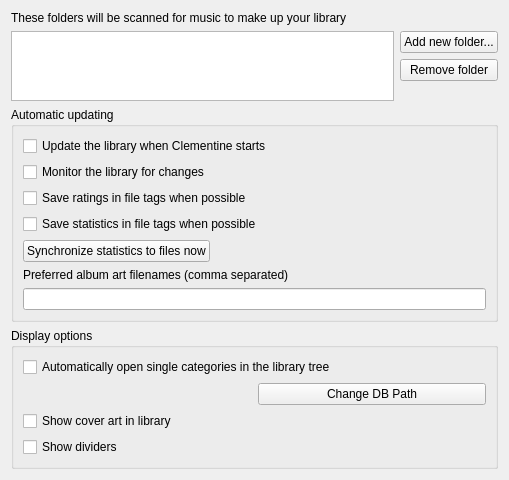
<?xml version="1.0" encoding="UTF-8"?>
<ui version="4.0">
 <class>LibrarySettingsPage</class>
 <widget class="QWidget" name="LibrarySettingsPage">
  <property name="geometry">
   <rect>
    <x>0</x>
    <y>0</y>
    <width>509</width>
    <height>452</height>
   </rect>
  </property>
  <property name="windowTitle">
   <string>Music Library</string>
  </property>
  <layout class="QVBoxLayout" name="verticalLayout_3">
   <item>
    <widget class="QLabel" name="label">
     <property name="text">
      <string>These folders will be scanned for music to make up your library</string>
     </property>
    </widget>
   </item>
   <item>
    <layout class="QHBoxLayout" name="horizontalLayout">
     <item>
      <widget class="QListView" name="list">
       <property name="iconSize">
        <size>
         <width>16</width>
         <height>16</height>
        </size>
       </property>
       <property name="uniformItemSizes">
        <bool>true</bool>
       </property>
      </widget>
     </item>
     <item>
      <layout class="QVBoxLayout" name="verticalLayout">
       <item>
        <widget class="QPushButton" name="add">
         <property name="text">
          <string>Add new folder...</string>
         </property>
         <property name="flat">
          <bool>false</bool>
         </property>
        </widget>
       </item>
       <item>
        <widget class="QPushButton" name="remove">
         <property name="text">
          <string>Remove folder</string>
         </property>
        </widget>
       </item>
       <item>
        <spacer name="verticalSpacer">
         <property name="orientation">
          <enum>Qt::Vertical</enum>
         </property>
         <property name="sizeHint" stdset="0">
          <size>
           <width>20</width>
           <height>40</height>
          </size>
         </property>
        </spacer>
       </item>
      </layout>
     </item>
    </layout>
   </item>
   <item>
    <widget class="QGroupBox" name="groupBox_2">
     <property name="title">
      <string>Automatic updating</string>
     </property>
     <layout class="QVBoxLayout" name="verticalLayout_4">
      <item>
       <widget class="QCheckBox" name="startup_scan">
        <property name="text">
         <string>Update the library when Clementine starts</string>
        </property>
       </widget>
      </item>
      <item>
       <widget class="QCheckBox" name="monitor">
        <property name="text">
         <string>Monitor the library for changes</string>
        </property>
       </widget>
      </item>
      <item>
       <widget class="QCheckBox" name="save_ratings_in_file">
        <property name="text">
         <string>Save ratings in file tags when possible</string>
        </property>
       </widget>
      </item>
      <item>
       <widget class="QCheckBox" name="save_statistics_in_file">
        <property name="toolTip">
         <string>&lt;html&gt;&lt;head/&gt;&lt;body&gt;&lt;p&gt;If not checked, Clementine will  try to save your ratings and other statistics only in a separate database and don't modify your files.&lt;/p&gt;&lt;p&gt;If checked, it will save statistics both in database and directly into the file each time they changed.&lt;/p&gt;&lt;p&gt;Please note it might not work for every format and, as there is no standard for doing so, other music players might not be able to read them.&lt;/p&gt;&lt;/body&gt;&lt;/html&gt;</string>
        </property>
        <property name="text">
         <string>Save statistics in file tags when possible</string>
        </property>
       </widget>
      </item>
      <item>
       <layout class="QHBoxLayout" name="horizontalLayout_5">
        <item>
         <widget class="QPushButton" name="sync_stats_button">
          <property name="toolTip">
           <string>&lt;html&gt;&lt;head/&gt;&lt;body&gt;&lt;p&gt;This will write songs' ratings and statistics into files tags for all your library's songs.&lt;/p&gt;&lt;p&gt;This is not needed if the &amp;quot;Save ratings and statistics in file tags&amp;quot; option has always been activated.&lt;/p&gt;&lt;/body&gt;&lt;/html&gt;</string>
          </property>
          <property name="text">
           <string>Synchronize statistics to files now</string>
          </property>
         </widget>
        </item>
        <item>
         <spacer name="horizontalSpacer">
          <property name="orientation">
           <enum>Qt::Horizontal</enum>
          </property>
          <property name="sizeHint" stdset="0">
           <size>
            <width>40</width>
            <height>20</height>
           </size>
          </property>
         </spacer>
        </item>
       </layout>
      </item>
      <item>
       <widget class="QLabel" name="label_2">
        <property name="text">
         <string>Preferred album art filenames (comma separated)</string>
        </property>
       </widget>
      </item>
      <item>
       <widget class="QLineEdit" name="cover_art_patterns">
        <property name="toolTip">
         <string>When looking for album art Clementine will first look for picture files that contain one of these words.
If there are no matches then it will use the largest image in the directory.</string>
        </property>
       </widget>
      </item>
     </layout>
    </widget>
   </item>
   <item>
    <widget class="QGroupBox" name="groupBox">
     <property name="title">
      <string>Display options</string>
     </property>
     <layout class="QVBoxLayout" name="verticalLayout_2">
      <item>
       <widget class="QCheckBox" name="auto_open">
        <property name="text">
         <string>Automatically open single categories in the library tree</string>
        </property>
       </widget>
      </item>
      <item>
       <layout class="QHBoxLayout" name="horizontalLayout_3">
        <item>
         <widget class="QLabel" name="db_path">
          <property name="text">
           <string/>
          </property>
         </widget>
        </item>
        <item>
         <widget class="QPushButton" name="change_db">
          <property name="text">
           <string>Change DB Path</string>
          </property>
         </widget>
        </item>
       </layout>
      </item>
      <item>
       <widget class="QCheckBox" name="pretty_covers">
        <property name="text">
         <string>Show cover art in library</string>
        </property>
       </widget>
      </item>
      <item>
       <widget class="QCheckBox" name="show_dividers">
        <property name="text">
         <string>Show dividers</string>
        </property>
       </widget>
      </item>
     </layout>
    </widget>
   </item>
  </layout>
 </widget>
 <tabstops>
  <tabstop>list</tabstop>
  <tabstop>add</tabstop>
  <tabstop>remove</tabstop>
 </tabstops>
 <resources/>
 <connections/>
</ui>
